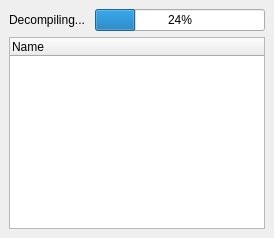
          <widget class="QWidget" name="Decompile" >
           <layout class="QVBoxLayout" >
            <property name="margin" >
             <number>9</number>
            </property>
            <property name="spacing" >
             <number>6</number>
            </property>
            <item>
             <layout class="QHBoxLayout" >
              <property name="margin" >
               <number>0</number>
              </property>
              <property name="spacing" >
               <number>6</number>
              </property>
              <item>
               <widget class="QLabel" name="label_9" >
                <property name="text" >
                 <string>Decompiling... </string>
                </property>
               </widget>
              </item>
              <item>
               <widget class="QProgressBar" name="progressDecompile" >
                <property name="value" >
                 <number>24</number>
                </property>
                <property name="orientation" >
                 <enum>Qt::Horizontal</enum>
                </property>
               </widget>
              </item>
             </layout>
            </item>
            <item>
             <widget class="QTreeWidget" name="decompileProcsTreeWidget" >
              <property name="editTriggers" >
               <set>QAbstractItemView::AnyKeyPressed|QAbstractItemView::DoubleClicked|QAbstractItemView::EditKeyPressed|QAbstractItemView::NoEditTriggers</set>
              </property>
              <property name="itemsExpandable" >
               <bool>true</bool>
              </property>
              <column>
               <property name="text" >
                <string>Name</string>
               </property>
              </column>
             </widget>
            </item>
           </layout>
          </widget>
